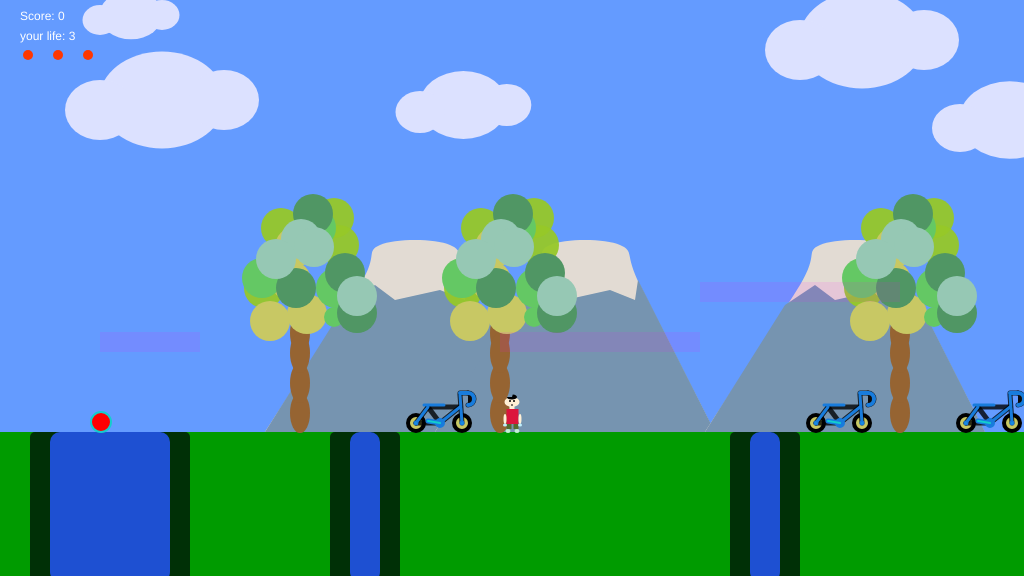
Frame 1 (no input)
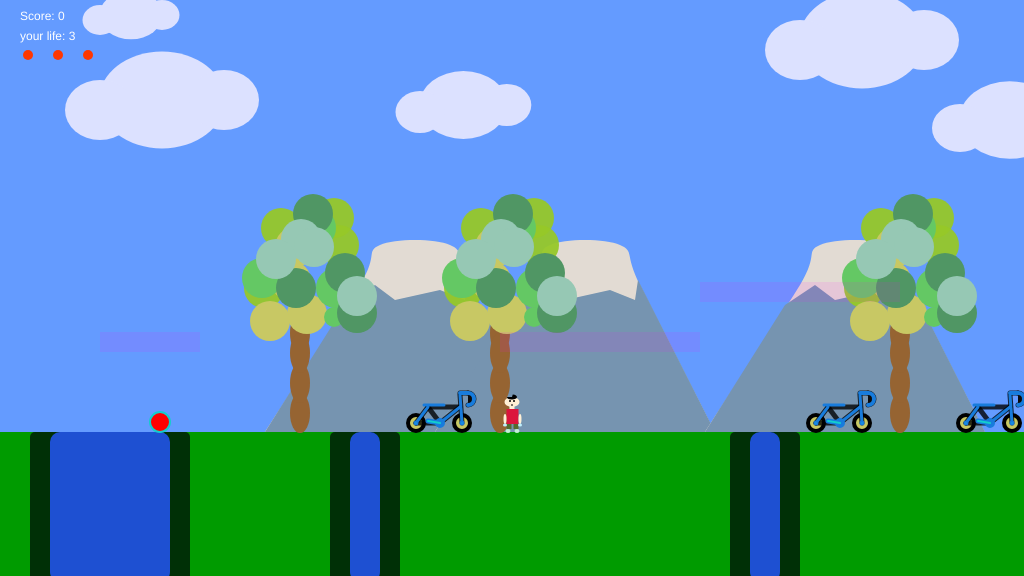
Frame 60 (no input)
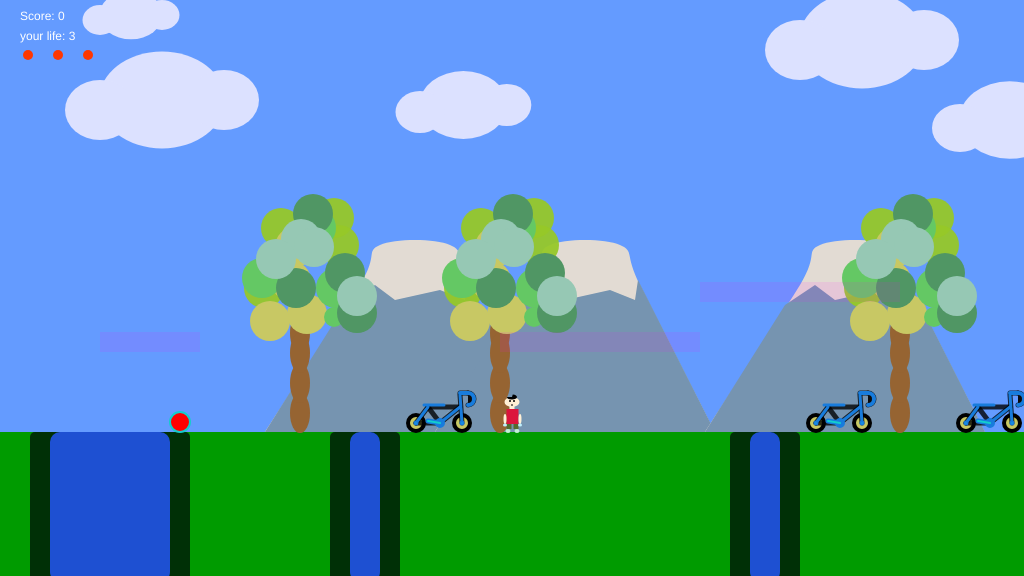
Frame 120 (the mouse pressed at the canvas centre since frame 60)

The p5.js sketch that drew these frames (run headless with seeded random() and noise() and a simulated clock; from frame 60 on, the mouse is pressed at the canvas centre):

// p5.js sketch
// ── sketch.js
/*

The Game Project 6 – Adding game mechanics

*/


var gameChar_x;
var gameChar_y;
var floorPos_y;

var isLeft;
var isRight;
var isFalling;
var isPlummeting;

var lives;
var enemies;

var platforms;

var collectables;
var canyons;
var trees;
var clouds;
var mountain;

var cameraPosX;

var game_score;
var flagpole;


function setup()
{
	createCanvas(1024, 576);
	floorPos_y = height * 3/4; 
    lives = 4;
    startGame();


}

function draw()
{
    fill(0,0,255);
    ellipse(100,100,100,100);
    

	///////////DRAWING CODE//////////

	background(100,155,255); //fill the sky blue
	noStroke();
	fill(0,155,0);
	rect(0, floorPos_y, width, height - floorPos_y); 
    
    
    
    
    
    push();
    translate(-cameraPosX,0);
    
    drawClouds();
    drawMountains();
    drawTrees();
    
    for(var i=0;i<platforms.length;i++)
    {
    
        platforms[i].draw();
    }
    
    
    
    
    
    
    
    

	//canyon
    //폭포
    for (var j =0; j<canyons.length; j++){
        drawCanyon(canyons[j]);
        checkCanyon(canyons[j]);
    }

	//the game character
    drawGameChar()

    for (var i=0;i<3;i++){
        if(!collectables[i].isFound)//이게 없으면 아이템 자리에 서있으면 계속 점수가 올라간다.
            {
                checkCollectable(collectables[i]);
                drawCollectable(collectables[i]); 
            }

    }
    renderFlagpole(flagpole);
    
    if(flagpole.isReached==false)
        {
            checkFlagpole(flagpole);
        }
    
    for(var i=0;i<enemies.length; i++)
        {
            enemies[i].draw();
            var isContact = enemies[i].checkContact(gameChar_x,gameChar_y);
            
            if(isContact)
                {
                    if(lives > 0)
                    {
                        startGame();
                        break;
                    }
                        
                }
        }
    

     

    pop();
    
    checkPlayerDie();
    
    for (var i=0; i <lives;i++)
        {
            
            noStroke();
            fill(255);
            
            fill(255,55,0);
            ellipse(28+i*30,55,10,10);
        }
    
    
    
    
    fill(255);
    noStroke();
    text("Score: " +game_score,20,20);
    text("your life: " + lives,20,40);

    if(lives<1)
    {
        text("Game over. Press space to continue.",width/2,height/2,100,100);
        return;
    }
    
    
    if(flagpole.isReached)
    {
        text("Level complete. Press space to continue.",width/2,height/2,100,100);
        return;
    }
    
	///////////INTERACTION CODE//////////
	//Put conditional statements to move the game character below here
    if((isLeft==true)&&(isPlummeting==false))
    {
        gameChar_x-=3;
        cameraPosX-=3;
    }
    if((isRight==true)&&(isPlummeting==false))
    {
        gameChar_x+=3;
        cameraPosX+=3;
    }
    if(floorPos_y>gameChar_y)
    {
        var isContact = false;
        for(var i=0;i<platforms.length;i++)
            {
                
            if(platforms[i].checkContact(gameChar_x,gameChar_y)==true)
                {
                    isContact = true
                    break;
                }
            }
        if(isContact==false)
            {
                gameChar_y+=1;
                isFalling=true;   
            }
        else
        {
            isFalling=false;
        }

    }
    else
    {
        isFalling=false;
    }


}


function keyPressed()
{
    if(flagpole.isReached && keyCode==32)
    {
        console.log("conglatulation")
    }
    else if(lives == 0 && keyCode==32)
    {
        startGame();
    }

	console.log("keyPressed: " + key); //assesment를 키로잡으면 한영이 되었을때 오류가 나므로 키코드로 잡아야 한다.
    if(keyCode==65)
    {
        console.log("Pressed a");
        isLeft=true;
    }
    if(keyCode==68)
    {
        console.log("Pressed d");
        isRight=true;
    }
    if(keyCode==87)
    {
        console.log("Pressed w");
        //isFalling=true;
        if(!isFalling)
        {
            gameChar_y=gameChar_y-100;
        }
    }
//    if(keyCode==83)
//    {
//        console.log("Pressed s");
//        isPlummeting=true;
//        
//    }
}

function keyReleased()
{
	// if statements to control the animation of the character when
	// keys are released.

	console.log("keyReleased: " + key);
	console.log("keyReleased: " + keyCode);
    if(keyCode==65)
    {
        console.log("Released a");
        isLeft=false;
    }
    if(keyCode==68)
    {
        console.log("Released d");
        isRight=false;
    }
//    if(keyCode==87)
//    {
//        console.log("Pressed w");
//        isFalling=false;
//    
//    }
//    if(keyCode==83)
//    {
//        console.log("Pressed s");
//        isPlummeting=false;
//    
//    }
    
}
function drawGameChar()
{
	if(isLeft && isFalling)
	{
        fill(255,239,213);
        ellipse(gameChar_x,gameChar_y-30,15,10); //얼굴 face
        fill(220,20,60);
        rect(gameChar_x-4,gameChar_y-23,7,15); //몸통 body
        fill(255,239,213);
        rect(gameChar_x-2.5,gameChar_y-28,5,5); //목 neck

        fill("black");
        arc(gameChar_x,gameChar_y-35,10,5,5,PI,CHORD/2); //모자 hat


        fill(85,107,47);
        rect(gameChar_x-10,gameChar_y-11,8,3); //왼쪽다리 left leg
        rect(gameChar_x,gameChar_y-8,8,3); //오른쪽다리 right leg


        fill(195,239,213);
        ellipse(gameChar_x-10,gameChar_y-9,4,5); //왼발 left foot
        ellipse(gameChar_x+9,gameChar_y-6.5,4,4); //오른발 right foot


        fill(255,239,213);
        strokeWeight(1);
        ellipse(gameChar_x-6,gameChar_y-18,10,3); //왼팔 left arm
        ellipse(gameChar_x+6,gameChar_y-18,10,3); //오른팔 right arm

        fill(190,239,253);
        strokeWeight(1);
        ellipse(gameChar_x-10,gameChar_y-18,3,4); //왼손 left hand
        ellipse(gameChar_x+11,gameChar_y-18,3,4); //오른손 right hand
        

        fill(0);
        rect(gameChar_x-5,gameChar_y-28,3,2); //입 mouse
        fill(245);
        fill(0);
        ellipse(gameChar_x-2,gameChar_y-31,2,2); //왼쪽눈 eye
        
	}
    
    
	else if(isRight && isFalling)
	{
        // add your jumping-right code
        fill(255,239,213);
        ellipse(gameChar_x,gameChar_y-30,15,10); //얼굴 face
        fill(220,20,60);
        rect(gameChar_x-4,gameChar_y-23,7,15); //몸통
        fill(255,239,213);
        rect(gameChar_x-2.5,gameChar_y-28,5,5); //목

        fill("black");
        arc(gameChar_x,gameChar_y-35,10,5,5,PI,CHORD/2); //모자


        fill(85,107,47);
        rect(gameChar_x-10,gameChar_y-11,8,3); //왼쪽다리
        rect(gameChar_x,gameChar_y-18,8,3); //오른쪽다리


        fill(195,239,213);
        ellipse(gameChar_x-10,gameChar_y-9,4,5); //왼발
        ellipse(gameChar_x+9,gameChar_y-6.5,4,4); //오른발


        fill(255,239,213);
        strokeWeight(1);
        ellipse(gameChar_x+6,gameChar_y-18,10,3); //오른팔
        ellipse(gameChar_x-6,gameChar_y-18,10,3); //왼팔

        fill(190,239,253);
        strokeWeight(1);
        ellipse(gameChar_x+11,gameChar_y-18,3,4); //오른손
        ellipse(gameChar_x-10,gameChar_y-18,3,4); //왼손

        fill(0);
        rect(gameChar_x+4,gameChar_y-28,3,2); //입
        fill(245);
        fill(0);
        ellipse(gameChar_x+2,gameChar_y-31,2,2); //오른쪽눈

	}
    
    
	else if(isLeft)
	{
        // add your walking left code
        fill(255,239,213);
        ellipse(gameChar_x,gameChar_y-30,15,10); //얼굴
        fill(220,20,60);
        rect(gameChar_x-4,gameChar_y-23,7,15); //몸통
        fill(255,239,213);
        rect(gameChar_x-2.5,gameChar_y-28,5,5); //목

        fill("black");
        arc(gameChar_x,gameChar_y-35,10,5,5,PI,CHORD/2); //모자


        fill(85,107,47);
        rect(gameChar_x-4,gameChar_y-8,3,5); //왼쪽다리
        rect(gameChar_x,gameChar_y-8,3,5); //오른쪽다리


        fill(195,239,213);
        ellipse(gameChar_x-2,gameChar_y-1,5,4); //왼발
        ellipse(gameChar_x+2,gameChar_y-1,5,4); //오른발


        fill(255,239,213);
        strokeWeight(1);
        ellipse(gameChar_x-6,gameChar_y-15,10,3); //왼팔
        ellipse(gameChar_x,gameChar_y-18,10,3); //오른팔

        fill(190,239,253);
        strokeWeight(1);
        ellipse(gameChar_x-10,gameChar_y-14,3,4); //오른손
        ellipse(gameChar_x-6,gameChar_y-17,3,4); //왼손

        fill(0);
        rect(gameChar_x-5,gameChar_y-28,3,2); //입
        fill(245);
        fill(0);
        ellipse(gameChar_x-2,gameChar_y-31,2,2); //왼쪽눈
        
        
	}
    
	else if(isRight)
	{
        // add your walking right code

        fill(255,239,213);
        ellipse(gameChar_x,gameChar_y-30,15,10); //얼굴
        fill(220,20,60);
        rect(gameChar_x-4,gameChar_y-23,7,15); //몸통
        fill(255,239,213);
        rect(gameChar_x-2.5,gameChar_y-28,5,5); //목

        fill("black");
        arc(gameChar_x,gameChar_y-35,10,5,5,PI,CHORD/2); //모자


        fill(85,107,47);
        rect(gameChar_x-4,gameChar_y-8,3,5); //왼쪽다리
        rect(gameChar_x,gameChar_y-8,3,5); //오른쪽다리


        fill(195,239,213);
        ellipse(gameChar_x-2,gameChar_y-1,5,4); //왼발
        ellipse(gameChar_x+2,gameChar_y-1,5,4); //오른발


        fill(255,239,213);
        strokeWeight(1);
        ellipse(gameChar_x+6,gameChar_y-15,10,3); //왼팔
        ellipse(gameChar_x,gameChar_y-18,10,3); //오른팔

        fill(190,239,253);
        strokeWeight(1);
        ellipse(gameChar_x+11,gameChar_y-14,3,4); //오른손
        ellipse(gameChar_x+6,gameChar_y-17,3,4); //왼손

        fill(0);
        rect(gameChar_x+4,gameChar_y-28,3,2); //입
        fill(245);
        fill(0);
        ellipse(gameChar_x+2,gameChar_y-31,2,2); //오른쪽눈

	}
    
    
	else if(isFalling || isPlummeting)
	{
        fill(255,239,213);
        ellipse(gameChar_x,gameChar_y-30,15,10); //얼굴 face
        fill(220,20,60);
        rect(gameChar_x-4,gameChar_y-23,7,15); //몸통 body
        fill(255,239,213);
        rect(gameChar_x-2.5,gameChar_y-28,5,5); //목 neck

        fill("black");
        arc(gameChar_x,gameChar_y-35,10,5,5,PI,CHORD/2); //모자 hat


        fill(85,107,47);
        rect(gameChar_x-4,gameChar_y-8,3,5); //왼쪽다리 left leg
        rect(gameChar_x,gameChar_y-8,3,5); //오른쪽다리 right leg


        fill(195,239,213);
        ellipse(gameChar_x-2,gameChar_y-1,5,4); //왼발 left foot
        ellipse(gameChar_x+2,gameChar_y-1,5,4); //오른발 right foot


        fill(255,239,213);
        strokeWeight(1);
        ellipse(gameChar_x-6,gameChar_y-18,10,3); //왼팔 left arm
        ellipse(gameChar_x+8,gameChar_y-18,10,3); //오른팔 right arm

        fill(190,239,253);
        strokeWeight(1);
        ellipse(gameChar_x+13,gameChar_y-18,3,4); //오른손 right hand
        ellipse(gameChar_x-10,gameChar_y-18,4,3); //왼손  left hand

        fill(0);
        rect(gameChar_x-0.5,gameChar_y-28,1,2); //입 mouse
        fill(245);
        fill(0);
        ellipse(gameChar_x-2,gameChar_y-31,2,2); //왼쪽눈 left eye
        ellipse(gameChar_x+2,gameChar_y-31,2,2); //오른쪽눈  right eye

	}
    
	else
	{
        // add your standing front facing code
        fill(255,239,213);
        ellipse(gameChar_x,gameChar_y-30,15,10); //얼굴
        fill(220,20,60);
        rect(gameChar_x-5.5,gameChar_y-23,12,15); //몸통
        fill(255,239,213);
        rect(gameChar_x-2.5,gameChar_y-28,5,5); //목

        fill("black");
        arc(gameChar_x,gameChar_y-35,10,5,5,PI,CHORD/2); //모자


        fill(85,107,47);
        rect(gameChar_x-5.5,gameChar_y-8,5); //왼쪽다리
        rect(gameChar_x+1.5,gameChar_y-8,5); //오른쪽다리


        fill(195,239,213);
        ellipse(gameChar_x-4,gameChar_y-1,5,4); //왼발
        ellipse(gameChar_x+5,gameChar_y-1,5,4); //오른발


        fill(255,239,213);
        strokeWeight(1);
        ellipse(gameChar_x-7,gameChar_y-13,3,10); //왼팔
        ellipse(gameChar_x+8,gameChar_y-13,3,10); //오른팔

        fill(190,239,253);
        strokeWeight(1);
        ellipse(gameChar_x+8,gameChar_y-7,4,3); //오른손
        ellipse(gameChar_x-7,gameChar_y-7,4,3); //왼손

        fill(0);
        rect(gameChar_x-0.5,gameChar_y-28,1,2); //입
        fill(245);
        fill(0);
        ellipse(gameChar_x-2,gameChar_y-31,2,2); //왼쪽눈
        ellipse(gameChar_x+2,gameChar_y-31,2,2); //오른쪽눈

	}
}
function drawClouds()
{
    //Clouds 구름
    for(var i=0;i<clouds.cloud_x.length;i++){
        fill(220,225,255);
        ellipse(clouds.cloud_size[i]*(clouds.cloud_x[i]+62),
                clouds.cloud_size[i]*(clouds.cloud_y[i]),
                clouds.cloud_size[i]*126,
                clouds.cloud_size[i]*97);
        ellipse(clouds.cloud_size[i]*(clouds.cloud_x[i]+124),
                clouds.cloud_size[i]*(clouds.cloud_y[i]),
                clouds.cloud_size[i]*70,
                clouds.cloud_size[i]*60);
        ellipse(clouds.cloud_size[i]*(clouds.cloud_x[i]),
                clouds.cloud_size[i]*(clouds.cloud_y[i]+10),
                clouds.cloud_size[i]*70,
                clouds.cloud_size[i]*60);
    } 
}
function drawMountains()
{
    //mountain 산
    for(var i=0;i<mountain.mountain_x.length;i++){
        //산
        fill(226, 219, 211);
        beginShape();
        curveVertex(mountain.mountain_x[i]+85,mountain.mountain_y);
        curveVertex(mountain.mountain_x[i]+85,mountain.mountain_y);
        curveVertex(mountain.mountain_x[i]+180,mountain.mountain_y-147);
        curveVertex(mountain.mountain_x[i]+200,mountain.mountain_y-187);
        curveVertex(mountain.mountain_x[i]+270,mountain.mountain_y-187);
        curveVertex(mountain.mountain_x[i]+290,mountain.mountain_y-147);
        curveVertex(mountain.mountain_x[i]+365,mountain.mountain_y);
        curveVertex(mountain.mountain_x[i]+365,mountain.mountain_y);
        endShape();
        fill(118, 148, 176);
        noStroke();
        beginShape();
        vertex(mountain.mountain_x[i]+85,mountain.mountain_y);
        vertex(mountain.mountain_x[i]+165,mountain.mountain_y-127);
        vertex(mountain.mountain_x[i]+195,mountain.mountain_y-147);
        vertex(mountain.mountain_x[i]+215,mountain.mountain_y-132);
        vertex(mountain.mountain_x[i]+260,mountain.mountain_y-142);
        vertex(mountain.mountain_x[i]+285,mountain.mountain_y-132);
        vertex(mountain.mountain_x[i]+288,mountain.mountain_y-152);
        vertex(mountain.mountain_x[i]+365,mountain.mountain_y);
        endShape(CLOSE);

    }
    
}
function drawTrees()
{
    
    //Trees
    for(var i=0; i < trees.tree_x.length; i++){
        fill(150,100,50);
        ellipse(trees.tree_x[i], trees.treePos_y+125, 20, 40);
        ellipse(trees.tree_x[i], trees.treePos_y+95, 20, 40);
        ellipse(trees.tree_x[i], trees.treePos_y+45, 20, 40);
        ellipse(trees.tree_x[i], trees.treePos_y+65, 20, 40);

        fill(150,200,40,240);
        ellipse(trees.tree_x[i]-52, trees.reePos_y+27, 20, 20);
        ellipse(trees.tree_x[i]+39, trees.treePos_y-43, 40, 40);
        ellipse(trees.tree_x[i]+34, trees.treePos_y-70, 40, 40);
        ellipse(trees.tree_x[i]-19, trees.treePos_y-60, 40, 40);
        ellipse(trees.tree_x[i]-36, trees.treePos_y, 40, 40);
        
        fill(200,200,100);
        ellipse(trees.tree_x[i]-9, trees.treePos_y-7, 40, 40);
        ellipse(trees.tree_x[i]+7,trees.treePos_y+26,40,40);
        ellipse(trees.tree_x[i]-30,trees.treePos_y+33,40,40);
        ellipse(trees.tree_x[i]-5,trees.treePos_y-41,40,40);
        
        fill(100,200,100);
        ellipse(trees.tree_x[i]+36,trees.treePos_y,40,40);
        ellipse(trees.tree_x[i]+16,trees.treePos_y-60,40,40);
        ellipse(trees.tree_x[i]+34,trees.treePos_y+29,20,20);
        ellipse(trees.tree_x[i]-38,trees.treePos_y-10,40,40);
        
        fill(80,150,100);
        ellipse(trees.tree_x[i]+13,trees.treePos_y-74,40,40);
        ellipse(trees.tree_x[i]+45,trees.treePos_y-15,40,40);
        ellipse(trees.tree_x[i]-4,trees.treePos_y,40,40);
        ellipse(trees.tree_x[i]+57,trees.treePos_y+25,40,40);
        
        fill(150,200,180);
        ellipse(trees.tree_x[i]+1,trees.treePos_y-49,40,40);
        ellipse(trees.tree_x[i]-24,trees.treePos_y-29,40,40);
        ellipse(trees.tree_x[i]+57,trees.treePos_y+8,40,40);
        ellipse(trees.tree_x[i]+14,trees.treePos_y-41,40,40);
        
    }    
}

function drawCollectable(t_collectable)
{

    
    if(t_collectable.isFound == false)
    {

    // 수집가능한 아이템 t_collectable item

        stroke(0);
        strokeWeight(4);
        fill(200,200,100);

        ellipse(
            t_collectable.size*(t_collectable.x_pos-34),
            t_collectable.size*(t_collectable.y_pos-9),
            t_collectable.size*16,
            t_collectable.size*16); //뒷타이어

        ellipse(
            t_collectable.size*(t_collectable.x_pos+12),
            t_collectable.size*(t_collectable.y_pos-9),
            t_collectable.size*16,
            t_collectable.size*16); //앞타이어
    

        noStroke();
        fill(200,200,100);
        ellipse(
            t_collectable.size*(t_collectable.x_pos-34),
            t_collectable.size*(t_collectable.y_pos-9),
            t_collectable.size*10,
            t_collectable.size*10); //뒷바퀴 살
        ellipse(
            t_collectable.size*(t_collectable.x_pos+12),
            t_collectable.size*(t_collectable.y_pos-9),
            t_collectable.size*10,
            t_collectable.size*10); //앞바퀴 살
        stroke(0,0,0,200);
        strokeWeight(5);
        line(
            t_collectable.size*(t_collectable.x_pos-34),
            t_collectable.size*(t_collectable.y_pos-9),
            t_collectable.size*(t_collectable.x_pos-22),
            t_collectable.size*(t_collectable.y_pos-25)); //뒷바퀴 연결되는 바디프레임
        line(
            t_collectable.size*(t_collectable.x_pos-22),
            t_collectable.size*(t_collectable.y_pos-25),
            t_collectable.size*(t_collectable.x_pos+10),
            t_collectable.size*(t_collectable.y_pos-25)); //가장 윗프레임
        line(
            t_collectable.size*(t_collectable.x_pos+12),
            t_collectable.size*(t_collectable.y_pos-9),
            t_collectable.size*(t_collectable.x_pos+10),
            t_collectable.size*(t_collectable.y_pos-37)); //앞프레임
        line(
            t_collectable.size*(t_collectable.x_pos-10),
            t_collectable.size*(t_collectable.y_pos-9),
            t_collectable.size*(t_collectable.x_pos-22),
            t_collectable.size*(t_collectable.y_pos-25)); //안장쪽 뒷프레임
        line(
            t_collectable.size*(t_collectable.x_pos-34),
            t_collectable.size*(t_collectable.y_pos-9),
            t_collectable.size*(t_collectable.x_pos-10),
            t_collectable.size*(t_collectable.y_pos-9)); //페달쪽 뒷프레임
        line(
            t_collectable.size*(t_collectable.x_pos-10),
            t_collectable.size*(t_collectable.y_pos-9),
            t_collectable.size*(t_collectable.x_pos+10),
            t_collectable.size*(t_collectable.y_pos-25)); //안장쪽 앞프레임
        line(
            t_collectable.size*(t_collectable.x_pos+18),
            t_collectable.size*(t_collectable.y_pos-39),
            t_collectable.size*(t_collectable.x_pos+10),
            t_collectable.size*(t_collectable.y_pos-39)); //손잡이
        arc(
            t_collectable.size*(t_collectable.x_pos+18),
            t_collectable.size*(t_collectable.y_pos-33),
            t_collectable.size*12,
            t_collectable.size*12,
            3 * PI / 2, 2 * PI + PI / 2);//손잡이 프레임//

        strokeWeight(t_collectable.size*3);
        stroke(24,124,220);
        line(
            t_collectable.size*(t_collectable.x_pos-6),
            t_collectable.size*(t_collectable.y_pos-27),
            t_collectable.size*(t_collectable.x_pos-26),
            t_collectable.size*(t_collectable.y_pos-27)); //안장
        strokeWeight(3);
        line(
            t_collectable.size*(t_collectable.x_pos+12),
            t_collectable.size*(t_collectable.y_pos-9), 
            t_collectable.size*(t_collectable.x_pos+10),
            t_collectable.size*(t_collectable.y_pos-37)); //앞프레임 음영
        line(
            t_collectable.size*(t_collectable.x_pos-34),
            t_collectable.size*(t_collectable.y_pos-9),
            t_collectable.size*(t_collectable.x_pos-22),
            t_collectable.size*(t_collectable.y_pos-25)); //뒷프레임 음영
        line(
            t_collectable.size*(t_collectable.x_pos-10),
            t_collectable.size*(t_collectable.y_pos-9),
            t_collectable.size*(t_collectable.x_pos+10),
            t_collectable.size*(t_collectable.y_pos-25)); //페달쪽 음영


        // small middle wheels
        fill(10,255,255);
        ellipse(
            t_collectable.size*(t_collectable.x_pos-34),
            t_collectable.size*(t_collectable.y_pos-9),
            t_collectable.size*2,
            t_collectable.size*2); // 왼쪽
        ellipse(
            t_collectable.size*(t_collectable.x_pos+12),
            t_collectable.size*(t_collectable.y_pos-9),
            t_collectable.size*2,
            t_collectable.size*2); // 오른쪽
        // chain wheel
        strokeWeight(4);
        fill(10);
        ellipse(
            t_collectable.size*(t_collectable.x_pos-10),
            t_collectable.size*(t_collectable.y_pos-9),
            t_collectable.size*6,
            t_collectable.size*6);
        strokeWeight(4);
        fill(10);
        ellipse(
            t_collectable.size*(t_collectable.x_pos-10),
            t_collectable.size*(t_collectable.y_pos-9),
            t_collectable.size*3,
            t_collectable.size*3);
        //손잡이
        line(
            t_collectable.size*(t_collectable.x_pos+18),
            t_collectable.size*(t_collectable.y_pos-39),
            t_collectable.size*(t_collectable.x_pos+10),
            t_collectable.size*(t_collectable.y_pos-39));
        arc(t_collectable.size*(t_collectable.x_pos+18),
            t_collectable.size*(t_collectable.y_pos-33),
            t_collectable.size*12,
            t_collectable.size*12,
            3 * PI / 2, 2 * PI + PI / 2);

        //peddle
        strokeWeight(5);
        line(
            t_collectable.size*(t_collectable.x_pos-10),
            t_collectable.size*(t_collectable.y_pos-9),
            t_collectable.size*(t_collectable.x_pos-22),
            t_collectable.size*(t_collectable.y_pos-11)); //페달
        stroke(20,205,205);
        strokeWeight(2);
        line(
            t_collectable.size*(t_collectable.x_pos-10),
            t_collectable.size*(t_collectable.y_pos-9),
            t_collectable.size*(t_collectable.x_pos-22),
            t_collectable.size*(t_collectable.y_pos-11));
    }    
}
function drawCanyon(t_canyon)
{
    fill(0, 48, 6);
	noStroke();
    rect(t_canyon.canyon_x,floorPos_y,t_canyon.canyon_width,160,5);
    fill(30, 80, 210);
    rect(t_canyon.canyon_x+20,floorPos_y,t_canyon.canyon_width-40,150,10);    
}

//interection
function checkCollectable(t_collectable)
{

    if(dist(t_collectable.x_pos,
            t_collectable.y_pos,
            gameChar_x,gameChar_y ) <20)
    {
        t_collectable.isFound = true;
        game_score=game_score+1;
    }    
}

function checkCanyon(t_canyon)
{
    if((gameChar_x>t_canyon.canyon_x)&&(gameChar_x<t_canyon.canyon_x+t_canyon.canyon_width)&&(gameChar_y>=floorPos_y))
    // 케릭터가 폭포를 만나면 아래로 떨어지도록 설계 점프를 했을때는 떨어지지 않도록 설계
    {
        isPlummeting=true;
    }
    
    if((isPlummeting==true)&&gameChar_y<(height+gameChar_y))
    {
        gameChar_y+=3;
    }    
}

function renderFlagpole(flag)
{
    push();
    strokeWeight(5);
    stroke(180);
    line(flag.x_pos,floorPos_y,flag.x_pos,floorPos_y-250);
    fill(255,90,40,200);
    noStroke();
    
    if(flagpole.isReached)
        {
            rect(flag.x_pos,floorPos_y-250,30,20);
        }
    else
        {
            rect(flag.x_pos,floorPos_y-20,30,20);
        }
    pop();
}

function checkFlagpole(flag)
{
    var d = abs(gameChar_x - flag.x_pos);
    if(d<15)
        {
            flag.isReached = true;
        }
}

function checkPlayerDie()
{
    if(gameChar_y>height)
    {
        if(lives>0)
        {
            //lives= lives-1;
            startGame();
        }
        

    }
    
}

function createPlatforms(x, y, length)
{
    var p = {
        x: x,
        y: y,
        length: length,
        draw: function(){
            fill(255,0,255,25);
            rect(this.x,this.y, this.length, 20);
        },
        checkContact: function(gc_x,gc_y)
            {
            if(gc_x > this.x && gc_x < this.x+this.length)
                {
                    var d =this.y - gc_y;
                    if(d >= 0&& d< 5)
                        {
                            return true;
                        }
                    
                }
                return false;
            }
    }
    
    return p;
}

function startGame()
{
    gameChar_x = width/2;
	gameChar_y = floorPos_y; 

    
    cameraPosX =0;
    game_score =0;
    isLeft = false;
    isRight =false;
    isFalling = false;
    isPlummeting = false;
    
    collectables = [{x_pos:450, y_pos: floorPos_y, size:1 , isFound : false},
                   {x_pos:850, y_pos: floorPos_y, size:1 , isFound : false},
                   {x_pos:1000, y_pos: floorPos_y, size:1 , isFound : false}];
    canyons = [{canyon_x:30,  canyon_width:160},
              {canyon_x:330,  canyon_width:70},
              {canyon_x:730,  canyon_width:70},
              {canyon_x:1230,  canyon_width:240}];
    
    platforms = [];
    
    platforms.push(createPlatforms(100,floorPos_y-100,100));
    platforms.push(createPlatforms(500,floorPos_y-100,200));
    platforms.push(createPlatforms(700,floorPos_y-150,200));
    trees = {tree_x: [300,500,900,1150],
             treePos_y:height/2};

    
    clouds= {cloud_x:[100,200,600,800,1200],
             cloud_y:[100,30,150,40,150],
             cloud_size:[1,0.5,0.7,1,0.8]};
    
    mountain={mountain_x:[180,350,620,1000,1200],
              mountain_y:floorPos_y};
    
    flagpole = {isReached:false,x_pos:1500};
    lives -=1 
    enemies = [];
    enemies.push(new Enemy(100,floorPos_y -10,100));
    
    
}

function Enemy(x,y,range)
{
    this.x = x;
    this.y = y;
    this.range = range;
    
    this.currentX = x;
    this.inc = 1;
    
    this.update = function()
    {
        this.currentX += this.inc;
        if(this.currentX >= this.x + this.range)
            {
                this.inc = -1;
            }
        else if(this.currentX < this.x)
            {
                this.inc =1;
            }
        
    }
    this.draw = function()
    {
        this.update();
        fill(255,0,0);
        ellipse(this.currentX,this.y,20,20);
    }
    
    this.checkContact = function(gc_x,gc_y)
    {
        var d = dist(gc_x,gc_y,this.currentX,this.y);
        console.log(d);
        if(d<15)
            {
                return true;
            }
        return false;
    }
}
